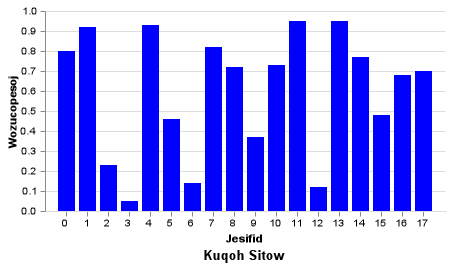
#> input picture SampleGraphs/bar4.png, 450 x 269 px
$ python testando.py   (older library calls are emulated)
#> lines starting #> are read from the running program, lines starting #| are printed output that depends on the picture; after the words box and inside, x2 and y2 are one past the last pixel; in counts of white or black regions, pixels touching at a corner belong together
# Needed imports
from sklearn.cluster import KMeans
import cv2
import scipy
import numpy as np
from time import sleep
import math
from matplotlib import pyplot as plt


# Load image, from file for now to make things easy
imageRes = cv2.imread("SampleGraphs/bar4.png")
#> imageRes is the input picture: shape (269, 450, 3); mean B, G, R 250.9, 173.4, 173.4

# Normalize image
#r = 250.0/img.shape[0]
#dim = (int(img.shape[1] * r), 250)
# Height defined, width is proportionally adjusted
#imageRes = cv2.resize(img, dim, interpolation = cv2.INTER_NEAREST)
image = cv2.bilateralFilter(imageRes,3,100,100)
imge = image.copy()
clean = image.copy()
#cv2.imshow("ds", image)
#cv2.waitKey(0)
imageHSV = cv2.cvtColor(image, cv2.COLOR_BGR2HSV)
#> imageHSV: shape (269, 450, 3); mean H, S, V 36.5, 77.5, 251

# Create mask, mask list and test vector
h, w = image.shape[:2]
#> h = 269; w = 450
testIndex = np.zeros((h, w), np.uint8)
maskList = []
# mask = np.zeros((h+2, w+2), np.uint8)
# print(testIndex)

# Iterate through image and only test for blobs on pixels that are not True on test vector

for l in range(0, len(testIndex)):
    for c in range(0, len(testIndex[0])):
        if testIndex[l][c] != 255:  # Only if that pixel isn't yet on

            #print(c)
            # Reinitialise the mask so it will always check all the pixels
            mask = np.zeros((h+2, w+2), np.uint8)
            # Run floodFill centered in teh current (c, l) pixel
            lo = 180
            hi = 180

            cv2.floodFill(image, mask, (c, l), (255, 255, 255), (lo,)*3, (hi,)*3, 4 | (255 << 8) | cv2.FLOODFILL_FIXED_RANGE)
            # Add each new element found as a binary image in the maskList array
            maskList.append(mask)
            #cv2.imshow("mascara",mask)
            #cv2.waitKey(1)

            #See where the found mask is equal to white and set they as true on the test vector so we won't iterate through them
            a = np.where(mask == 255)
            # print(len(a[0]))
            for x in range(0, len(a[0])):
                col = a[0][x]
                lin = a[1][x]


                # Remember that each pixel (col, lin) on the image corresponde to a (col + 1, lin + 1) pixel in the image
                testIndex[col-1][lin-1] = 255
#> image: shape (269, 450, 3); every value is 255
#> testIndex: shape (269, 450); every value is 255
#> after the loop, maskList = 226 items

# Iterate through masks list and save only the ones with the area at least 90% of the area of it's bounding box

print(len(maskList))
#| 226
# Initialize a new array that will be used to store the contours on each mask
newContours = []

h1, w1 = image.shape[:2]
#> h1 = 269; w1 = 450
for masks in maskList:

    # cv2.imshow("fundo", masks)
    im2, contours, hierarchy = cv2.findContours(masks, cv2.RETR_TREE, cv2.CHAIN_APPROX_SIMPLE)
    AreaImg = h1 * w1
    print("Tamanho do vetor de contornos {}".format(len(contours)))
    # Tentando desenhar os contornos
    newa = clean.copy()
    cv2.drawContours(newa, contours, -1, (0, 255, 0), 1)
    cv2.imshow("new", newa)
    cv2.waitKey(0)


    for q in range(len(contours)):

        areaCont = cv2.contourArea(contours[q])
        x, y, w, h = cv2.boundingRect(contours[q])
        areaBox = w * h

        if(w * h) > 200 and (w * h) < 0.5 * AreaImg and w > 2 and h > 2:
            newContours.append(contours[q])
#> this loop made 226 passes
#| Tamanho do vetor de contornos 216
#| Tamanho do vetor de contornos 3
#| Tamanho do vetor de contornos 3
#| Tamanho do vetor de contornos 3
#| Tamanho do vetor de contornos 3
#| Tamanho do vetor de contornos 3
#| Tamanho do vetor de contornos 3
#| Tamanho do vetor de contornos 3
#> (further printed lines are left out)
#> pass 1, `im2, contours, hierarchy = cv2.findContours(masks, cv2.RETR_TREE, cv2...`:
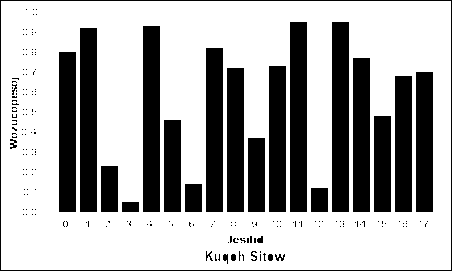
#> im2: shape (271, 452); min 0, max 255, mean 173.9
#> pass 1, `cv2.imshow("new", newa)`:
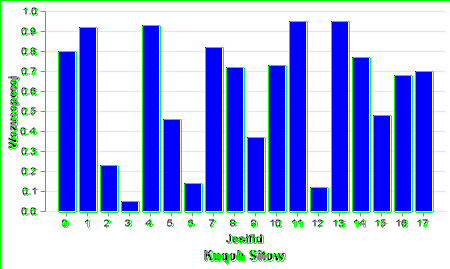
#> window 'new': shape (269, 450, 3); mean B, G, R 237.3, 179.7, 164.9
#> pass 2, `cv2.imshow("new", newa)`:
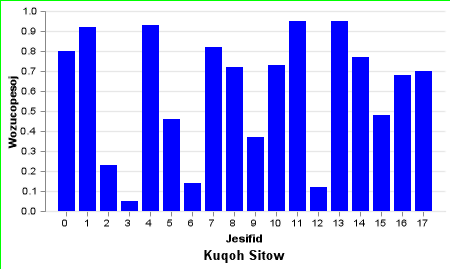
#> window 'new': shape (269, 450, 3); mean B, G, R 249.5, 173.5, 172
#> after the loop, newContours = 35 contours; largest, box (x1, y1, x2, y2) and area: (331, 21, 350, 213) 3436, (289, 21, 308, 213) 3436, (142, 25, 161, 213) 3364, (79, 27, 98, 213) 3328, (290, 22, 307, 212) 3024

        # [6 lines of commented-out code are left out]


print("Tamanho do vetor novo {}".format(len(newContours)))


newa1 = clean.copy()
cv2.drawContours(newa1, newContours, -1, (0, 255, 0), 1)
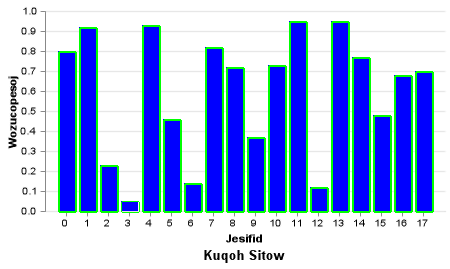
#> newa1: shape (269, 450, 3); mean B, G, R 230.6, 183.8, 163.3
cv2.imshow("new", newa1)
cv2.waitKey(0)


# [6 lines of commented-out code are left out]

$ run again, with SampleGraphs/bar0.png copied over SampleGraphs/bar4.png
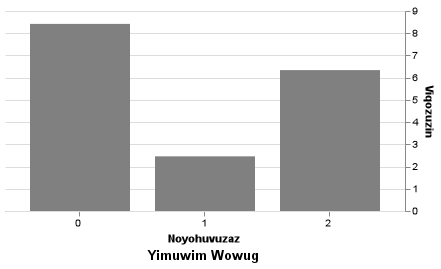
#> input picture SampleGraphs/bar0.png, 441 x 269 px
#> imageRes is the input picture: shape (269, 441, 3); min 0, max 255, mean 210.7
#> imageHSV: shape (269, 441, 3); mean H, S, V 0, 0, 210.8
#> after the loop `for l in range(0, len(testIndex)):`: maskList = 100 items
#| 100
#> the loop `for masks in maskList:  # cv2.imshow("fundo", masks)` made 100 passes
#| Tamanho do vetor de contornos 99
#| Tamanho do vetor de contornos 3
#| Tamanho do vetor de contornos 3
#| Tamanho do vetor de contornos 3
#| Tamanho do vetor de contornos 3
#> (further printed lines are left out)
#> pass 1, `im2, contours, hierarchy = cv2.findContours(masks, cv2.RETR_TREE, cv2...`:
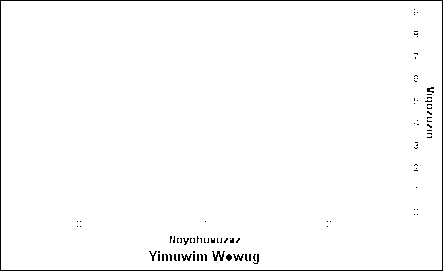
#> im2: shape (271, 443); min 0, max 255, mean 250.4
#> pass 2, `cv2.imshow("new", newa)`:
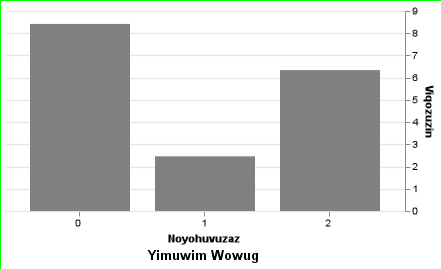
#> window 'new': shape (269, 441, 3); mean B, G, R 209.3, 210.8, 209.3
#> after the loop `for masks in maskList:`: newContours = []
#| Tamanho do vetor novo 0

$ run again, with SampleGraphs/bar1.png copied over SampleGraphs/bar4.png
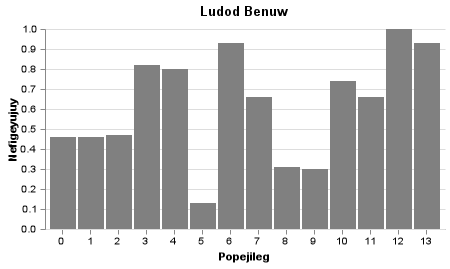
#> input picture SampleGraphs/bar1.png, 450 x 269 px
#> imageRes is the input picture: shape (269, 450, 3); min 0, max 255, mean 203.8
#> imageHSV: shape (269, 450, 3); mean H, S, V 0, 0, 203.9
#> after the loop `for l in range(0, len(testIndex)):`: maskList = 177 items
#| 177
#> the loop `for masks in maskList:  # cv2.imshow("fundo", masks)` made 177 passes
#| Tamanho do vetor de contornos 180
#| Tamanho do vetor de contornos 3
#| Tamanho do vetor de contornos 3
#| Tamanho do vetor de contornos 3
#| Tamanho do vetor de contornos 5
#> (further printed lines are left out)
#> pass 1, `im2, contours, hierarchy = cv2.findContours(masks, cv2.RETR_TREE, cv2...`:
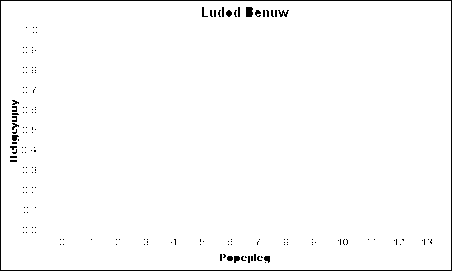
#> im2: shape (271, 452); min 0, max 255, mean 250.1
#> pass 2, `cv2.imshow("new", newa)`:
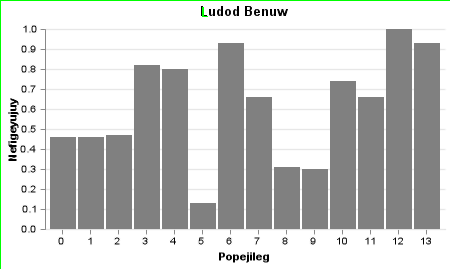
#> window 'new': shape (269, 450, 3); mean B, G, R 202.3, 203.9, 202.3
#> after the loop `for masks in maskList:`: newContours = []
#| Tamanho do vetor novo 0

$ run again, with SampleGraphs/bar10.png copied over SampleGraphs/bar4.png
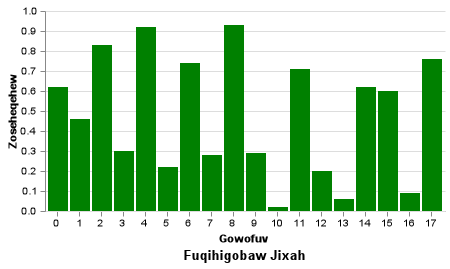
#> input picture SampleGraphs/bar10.png, 450 x 269 px
#> imageRes is the input picture: shape (269, 450, 3); mean B, G, R 177.6, 214.2, 177.6
#> imageHSV: shape (269, 450, 3); mean H, S, V 17.1, 72.9, 214.2
#> after the loop `for l in range(0, len(testIndex)):`: maskList = 234 items
#| 234
#> the loop `for masks in maskList:  # cv2.imshow("fundo", masks)` made 234 passes
#| Tamanho do vetor de contornos 236
#| Tamanho do vetor de contornos 3
#| Tamanho do vetor de contornos 3
#| Tamanho do vetor de contornos 3
#| Tamanho do vetor de contornos 3
#> (further printed lines are left out)
#> pass 1, `im2, contours, hierarchy = cv2.findContours(masks, cv2.RETR_TREE, cv2...`:
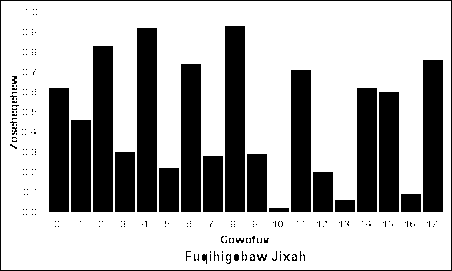
#> im2: shape (271, 452); min 0, max 255, mean 178.2
#> after the loop `for masks in maskList:`: newContours = 34 contours; largest, box (x1, y1, x2, y2) and area: (224, 25, 246, 213) 3925, (136, 27, 158, 213) 3883, (225, 26, 245, 212) 3515, (92, 45, 114, 213) 3505, (137, 28, 157, 212) 3477
#> `cv2.drawContours(newa1, newContours, -1, (0, 255, 0), 1)`:
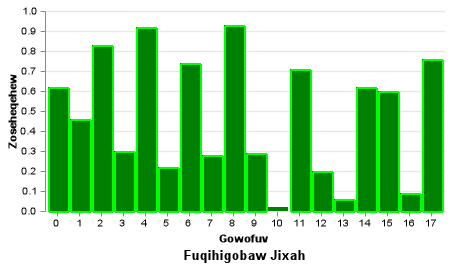
#> newa1: shape (269, 450, 3); mean B, G, R 169.1, 218.6, 169.1
